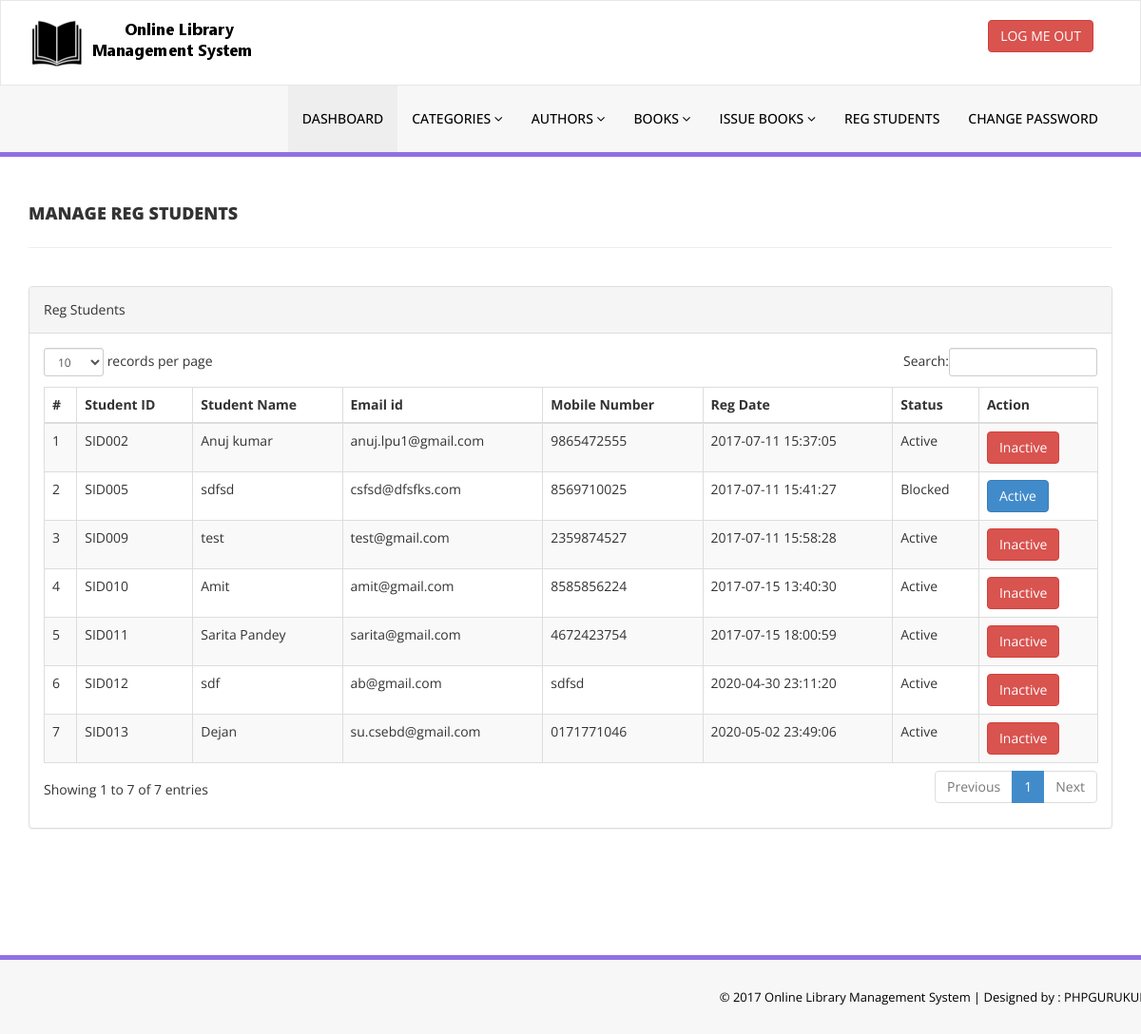
The app's page /admin/reg-students.php (signed in) with its own data.
### tables this page shows
CREATE TABLE `tblstudents` (
  `id` int(11) NOT NULL,
  `StudentId` varchar(100) DEFAULT NULL,
  `FullName` varchar(120) DEFAULT NULL,
  `EmailId` varchar(120) DEFAULT NULL,
  `MobileNumber` char(11) DEFAULT NULL,
  `Password` varchar(120) DEFAULT NULL,
  `Status` int(1) DEFAULT NULL,
  `RegDate` timestamp NULL DEFAULT current_timestamp(),
  `UpdationDate` timestamp NULL DEFAULT NULL ON UPDATE current_timestamp()
);

### admin/reg-students.php (the view, shortened to what this page needs)
<?php
include('includes/config.php');
if(strlen($_SESSION['alogin'])==0)
    {
header('location:index.php');
}
else{
    ?>
<!DOCTYPE html>
<html xmlns="http://www.w3.org/1999/xhtml">
<head>
    <link href="assets/css/bootstrap.css" rel="stylesheet" />
    <link href="assets/css/font-awesome.css" rel="stylesheet" />
    <link href="assets/js/dataTables/dataTables.bootstrap.css" rel="stylesheet" />
    <link href="assets/css/style.css" rel="stylesheet" />
</head>
<body>
<?php include('includes/header.php');?>
    <div class="content-wrapper">
         <div class="container">
        <div class="row pad-botm">
            <div class="col-md-12">
                <h4 class="header-line">Manage Reg Students</h4>
    </div>
        </div>
            <div class="row">
                <div class="col-md-12">
                    <div class="panel panel-default">
                        <div class="panel-heading">
                          Reg Students
                        </div>
                        <div class="panel-body">
                            <div class="table-responsive">
                                <table class="table table-striped table-bordered table-hover" id="dataTables-example">
                                    <thead>
                                        <tr>
                                            <th>#</th>
                                            <th>Student ID</th>
                                            <th>Student Name</th>
                                            <th>Email id </th>
                                            <th>Mobile Number</th>
                                            <th>Reg Date</th>
                                            <th>Status</th>
                                            <th>Action</th>
                                        </tr>
                                    </thead>
                                    <tbody>
<?php $sql = "SELECT * from tblstudents";
$query = $dbh -> prepare($sql);
$query->execute();
$results=$query->fetchAll(PDO::FETCH_OBJ);
$cnt=1;
if($query->rowCount() > 0)
{
foreach($results as $result)
{               ?>
                                        <tr class="odd gradeX">
                                            <td class="center"><?php echo htmlentities($cnt);?></td>
                                            <td class="center"><?php echo htmlentities($result->StudentId);?></td>
                                            <td class="center"><?php echo htmlentities($result->FullName);?></td>
                                            <td class="center"><?php echo htmlentities($result->EmailId);?></td>
                                            <td class="center"><?php echo htmlentities($result->MobileNumber);?></td>
                                             <td class="center"><?php echo htmlentities($result->RegDate);?></td>
                                            <td class="center"><?php if($result->Status==1)
                                            {
                                                echo htmlentities("Active");
                                            } else {
                                            echo htmlentities("Blocked");
}
                                            ?></td>
                                            <td class="center">
<?php if($result->Status==1)
 {?>
<a href="reg-students.php?inid=<?php echo htmlentities($result->id);?>" onclick="return confirm('Are you sure you want to block this student?');"" >  <button class="btn btn-danger"> Inactive</button>
<?php } else {?>
                                            <a href="reg-students.php?id=<?php echo htmlentities($result->id);?>" onclick="return confirm('Are you sure you want to active this student?');""><button class="btn btn-primary"> Active</button>
                                            <?php } ?>
                                            </td>
                                        </tr>
 <?php $cnt=$cnt+1;}} ?>
                                    </tbody>
                                </table>
                            </div>
                        </div>
                    </div>
                </div>
            </div>
    </div>
    </div>
  <?php include('includes/footer.php');?>
</body>
</html>
<?php } ?>

### admin/assets/css/style.css (style rules this page uses)
.content-wrapper { margin-top: 40px; min-height:800px; padding-bottom:90px; }
.header-line { font-weight:900; padding-bottom:25px; border-bottom:1px solid #eeeeee; text-transform:uppercase; }
.pad-botm { padding-bottom:30px; }

### records on screen
tblstudents: StudentId "SID002", FullName "Anuj kumar", EmailId "anuj.lpu1@gmail.com", MobileNumber "9865472555", RegDate "2017-07-11 15:37:05"
tblstudents: StudentId "SID005", FullName "sdfsd", EmailId "csfsd@dfsfks.com", MobileNumber "8569710025", RegDate "2017-07-11 15:41:27"
tblstudents: StudentId "SID009", FullName "test", EmailId "test@gmail.com", MobileNumber "2359874527", RegDate "2017-07-11 15:58:28"
tblstudents: StudentId "SID010", FullName "Amit", EmailId "amit@gmail.com", MobileNumber "8585856224", RegDate "2017-07-15 13:40:30"
tblstudents: StudentId "SID011", FullName "Sarita Pandey", EmailId "sarita@gmail.com", MobileNumber "4672423754", RegDate "2017-07-15 18:00:59"
tblstudents: StudentId "SID012", FullName "sdf", EmailId "ab@gmail.com", MobileNumber "sdfsd", RegDate "2020-04-30 23:11:20"
tblstudents: StudentId "SID013", FullName "Dejan", EmailId "su.csebd@gmail.com", MobileNumber "0171771046", RegDate "2020-05-02 23:49:06"
